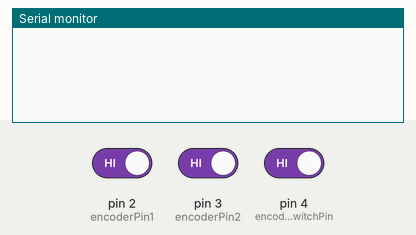
A sketch run on a simulated Arduino Uno, built with avr-gcc and run on an emulated ATmega328P. Parts: the last lines printed to the serial monitor. The inputs (shaded band) are chosen by the test bench; at power-on: pin 2 (encoderPin1) HIGH, pin 4 (encoderSwitchPin) HIGH, pin 3 (encoderPin2) HIGH.

Above: at 1.2 s.
1.3 s: pin 2 (encoderPin1) driven LOW
At 1.7 s:
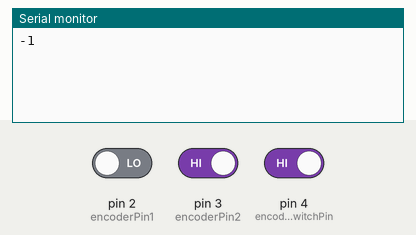
2.8 s: pin 4 (encoderSwitchPin) driven LOW
At 3.6 s:
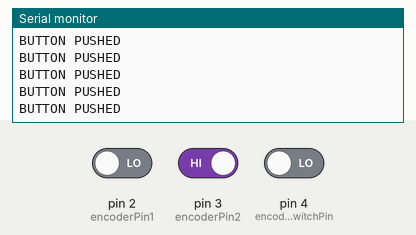

The sketch:

arduino-uno-encoder-test.ino
```cpp
// TODO: Debounce button
// => https://arduinogetstarted.com/tutorials/arduino-button-debounce

// TODO: Debounce encoder
// ==>> http://www.buxtronix.net/2011/10/rotary-encoders-done-properly.html
// => https://www.best-microcontroller-projects.com/rotary-encoder.html
// => http://practicalusage.com/arduino-using-a-rotary-encoder/
// From bildr article: https://bildr.org/2012/08/rotary-encoder-arduino/

// these pins can not be changed 2/3 are special pins
int encoderPin1 = 2;
int encoderPin2 = 3;
int encoderSwitchPin = 4; // push button switch

volatile int lastEncoded = 0;
volatile long encoderValue = 0;
volatile int motion = 0;

int lastMSB = 0;
int lastLSB = 0;

void setup() {
  Serial.begin(9600);

  pinMode(encoderPin1, INPUT);
  pinMode(encoderPin2, INPUT);

  pinMode(encoderSwitchPin, INPUT);

  digitalWrite(encoderPin1, HIGH); // turn pullup resistor on
  digitalWrite(encoderPin2, HIGH); // turn pullup resistor on

  digitalWrite(encoderSwitchPin, HIGH); // turn pullup resistor on

  // call updateEncoder() when any high/low changed seen
  // on interrupt 0 (pin 2), or interrupt 1 (pin 3)
  attachInterrupt(0, updateEncoder, CHANGE);
  attachInterrupt(1, updateEncoder, CHANGE);
}

void loop() {
  // Do stuff here
  if (digitalRead(encoderSwitchPin)) {
    // button is not being pushed
  } else {
    // button is being pushed
    Serial.println("BUTTON PUSHED");
    lastEncoded = 0;
    encoderValue = 0;
    motion = 0;
  }

  // delay(1000); //just here to slow down the output, and show it will work
  // even during a delay
}

void updateEncoder() {
  int MSB = digitalRead(encoderPin1); // MSB = most significant bit
  int LSB = digitalRead(encoderPin2); // LSB = least significant bit

  int encoded = (MSB << 1) | LSB; // converting the 2 pin value to single number
  int sum =
      (lastEncoded << 2) | encoded; // adding it to the previous encoded value

  if (sum == 0b1101 || sum == 0b0100 || sum == 0b0010 || sum == 0b1011) {
    encoderValue++;
    motion = 1;
  }
  if (sum == 0b1110 || sum == 0b0111 || sum == 0b0001 || sum == 0b1000) {
    encoderValue--;
    motion = -1;
  }
  //log(motion, encoded, lastEncoded, encoderValue);
  Serial.println(encoderValue);
  lastEncoded = encoded; // store this value for next time
}

void log(int motion, int encoded, int lastEncoded, int encoderValue) {
  Serial.print("motion = ");
  Serial.print(motion);
  Serial.print("; encoded = ");
  Serial.print(encoded);
  Serial.print("; lastEncoded = ");
  Serial.print(lastEncoded);
  Serial.print("; encoderValue =");
  Serial.println(encoderValue);
}
```

main.cpp
```cpp
/*
 * Example using the Rotary library, dumping integers to the serial
 * port. The integers increment or decrement depending on the direction
 * of rotation.
 *
 * This example uses interrupts rather than polling.
 */

#include <Arduino.h>
#include <Rotary.h>

void rotate();

// Rotary encoder is wired with the common to ground and the two
// outputs to pins 2 and 3.
Rotary rotary = Rotary(2, 3);

// Counter that will be incremented or decremented by rotation.
volatile int counter = 0;

void setup() {
  Serial.begin(57600);
  attachInterrupt(0, rotate, CHANGE);
  attachInterrupt(1, rotate, CHANGE);
}

void loop() {
}

// rotate is called anytime the rotary inputs change state.
void rotate() {
  unsigned char result = rotary.process();
  if (result == DIR_CW) {
    counter++;
    Serial.println(counter);
  } else if (result == DIR_CCW) {
    counter--;
    Serial.println(counter);
  }
}
```

Rotary.cpp
```cpp
// (licence header left out)
#include "Arduino.h"
#include "Rotary.h"

/*
 * The below state table has, for each state (row), the new state
 * to set based on the next encoder output. From left to right in,
 * the table, the encoder outputs are 00, 01, 10, 11, and the value
 * in that position is the new state to set.
 */

#define R_START 0x0

#ifdef HALF_STEP
// Use the half-step state table (emits a code at 00 and 11)
#define R_CCW_BEGIN 0x1
#define R_CW_BEGIN 0x2
#define R_START_M 0x3
#define R_CW_BEGIN_M 0x4
#define R_CCW_BEGIN_M 0x5
const unsigned char ttable[6][4] = {
  // R_START (00)
  {R_START_M,            R_CW_BEGIN,     R_CCW_BEGIN,  R_START},
  // R_CCW_BEGIN
  {R_START_M | DIR_CCW, R_START,        R_CCW_BEGIN,  R_START},
  // R_CW_BEGIN
  {R_START_M | DIR_CW,  R_CW_BEGIN,     R_START,      R_START},
  // R_START_M (11)
  {R_START_M,            R_CCW_BEGIN_M,  R_CW_BEGIN_M, R_START},
  // R_CW_BEGIN_M
  {R_START_M,            R_START_M,      R_CW_BEGIN_M, R_START | DIR_CW},
  // R_CCW_BEGIN_M
  {R_START_M,            R_CCW_BEGIN_M,  R_START_M,    R_START | DIR_CCW},
};
#else
// Use the full-step state table (emits a code at 00 only)
#define R_CW_FINAL 0x1
#define R_CW_BEGIN 0x2
#define R_CW_NEXT 0x3
#define R_CCW_BEGIN 0x4
#define R_CCW_FINAL 0x5
#define R_CCW_NEXT 0x6

const unsigned char ttable[7][4] = {
  // R_START
  {R_START,    R_CW_BEGIN,  R_CCW_BEGIN, R_START},
  // R_CW_FINAL
  {R_CW_NEXT,  R_START,     R_CW_FINAL,  R_START | DIR_CW},
  // R_CW_BEGIN
  {R_CW_NEXT,  R_CW_BEGIN,  R_START,     R_START},
  // R_CW_NEXT
  {R_CW_NEXT,  R_CW_BEGIN,  R_CW_FINAL,  R_START},
  // R_CCW_BEGIN
  {R_CCW_NEXT, R_START,     R_CCW_BEGIN, R_START},
  // R_CCW_FINAL
  {R_CCW_NEXT, R_CCW_FINAL, R_START,     R_START | DIR_CCW},
  // R_CCW_NEXT
  {R_CCW_NEXT, R_CCW_FINAL, R_CCW_BEGIN, R_START},
};
#endif

/*
 * Constructor. Each arg is the pin number for each encoder contact.
 */
Rotary::Rotary(char _pin1, char _pin2) {
  // Assign variables.
  pin1 = _pin1;
  pin2 = _pin2;
  // Set pins to input.
  pinMode(pin1, INPUT);
  pinMode(pin2, INPUT);
#ifdef ENABLE_PULLUPS
  digitalWrite(pin1, HIGH);
  digitalWrite(pin2, HIGH);
#endif
  // Initialise state.
  state = R_START;
}

unsigned char Rotary::process() {
  // Grab state of input pins.
  unsigned char pinstate = (digitalRead(pin2) << 1) | digitalRead(pin1);
  // Determine new state from the pins and state table.
  state = ttable[state & 0xf][pinstate];
  // Return emit bits, ie the generated event.
  return state & 0x30;
}
```

Rotary.h
```cpp
/*
 * Rotary encoder library for Arduino.
 */

#ifndef rotary_h
#define rotary_h

#include "Arduino.h"

// Enable this to emit codes twice per step.
//#define HALF_STEP

// Enable weak pullups
#define ENABLE_PULLUPS

// Values returned by 'process'
// No complete step yet.
#define DIR_NONE 0x0
// Clockwise step.
#define DIR_CW 0x10
// Anti-clockwise step.
#define DIR_CCW 0x20

class Rotary
{
  public:
    Rotary(char, char);
    // Process pin(s)
    unsigned char process();
  private:
    unsigned char state;
    unsigned char pin1;
    unsigned char pin2;
};

#endif
```

Measured:
- after the input at 1.3 s, the serial monitor: prints a new line at once (image 1)
- after the input at 2.8 s, the serial monitor: prints a new line at once (image 2)
